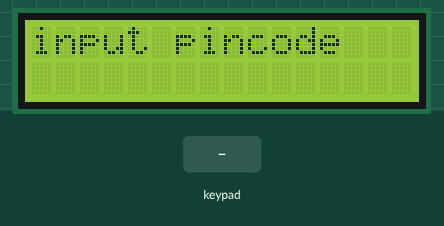
A sketch run on a simulated Arduino Uno, built with avr-gcc and run on an emulated ATmega328P. Shown: 16×2 character LCD. The inputs (shaded band) are chosen by the test bench. What the sketch prints to the serial monitor is not drawn.

Above: at 1.2 s.
1.3 s: keypad keys 4 3 2 # pressed 0.4 s apart
At 3.3 s:
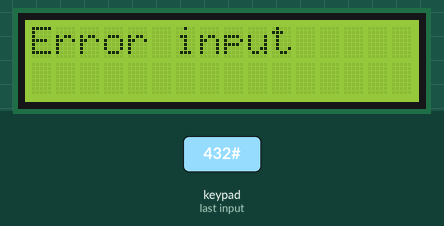
5.9 s: keypad keys 8 7 6 5 # pressed 0.4 s apart
At 7.9 s:
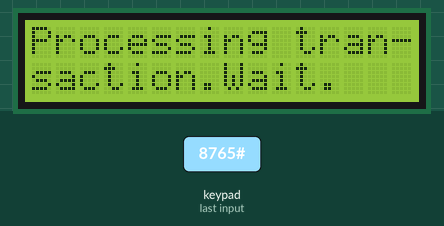
10.9 s: key '1' pressed
At 13.76 s:
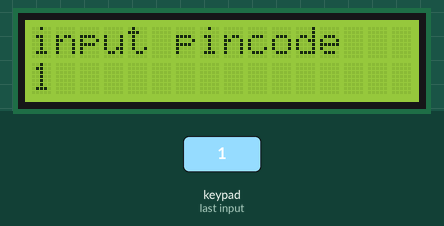
13.9 s: key '2' pressed
At 15.1 s:
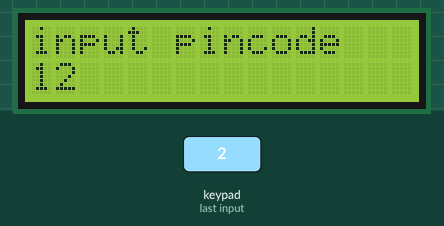
15.4 s: key '#' pressed
At 16.9 s:
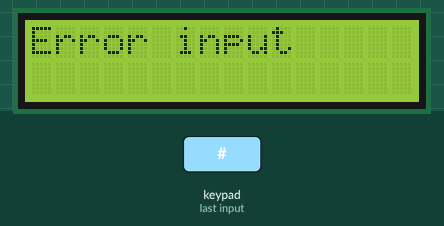
18.4 s: keypad keys 1 3 9 7 # pressed 0.4 s apart
At 20.3 s:
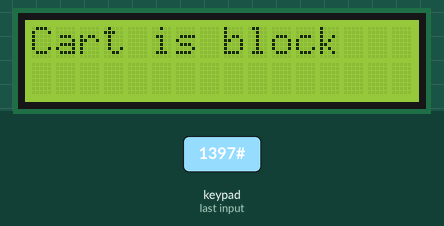
Timing chart, 0 to 21.8 s (numbered marks = the images above; inputs shaded):
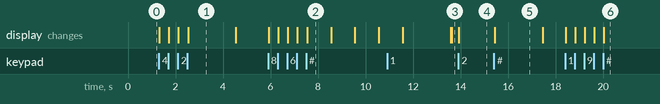

The sketch:

LCD_keyboard.ino
```cpp
#include <Wire.h>
#include <Key.h>
#include <Keypad.h>
#include <LiquidCrystal_I2C.h>

LiquidCrystal_I2C lcd(0x27, 16, 2);

const byte ROWS = 4; // число строк клавиатуры
const byte COLS = 3; // число столбцов клавиатуры

char hexaKeys[ROWS][COLS] = {
      {'1','2','3'},
      {'4','5','6'},
      {'7','8','9'},
      {'*','0','#'}
};

byte rowPins[ROWS] = {8, 7, 6, 5}; // к каким выводам подключаем управление строками
byte colPins[COLS] = {4, 3, 2}; // к каким выводам подключаем управление столбцами

Keypad customKeypad = Keypad(makeKeymap(hexaKeys), rowPins, colPins, ROWS, COLS);

void setup()
{
      Serial.begin(9600);
      lcd.init(); // Инициализируем экран
      lcd.backlight(); //подсветка
      lcd.setCursor(0,0); // устанавливаем курсор на начало первой строки
}

void loop()
{
  static int i = 0;
  static int attemptCounter = 1;
  static String pincodeString = "";
  char customKey = customKeypad.getKey();

  lcd.setCursor(0,0); // устанавливаем курсор на начало первой строки
  lcd.print("input pincode");

  if(customKey)
  {

    if (customKey != 0x23 && customKey != 0x2a) //0x2a = * 0x23 = #
    {
      lcd.setCursor(i, 1); // устанавливаем курсор на начало второй строки
      lcd.print(customKey);
      i++;
      pincodeString += customKey;
    }

    else if (customKey == 0x2a) //удаление символа
    {
      if (i > 0) // проверка на минимальное значение
      {
        i--;
        lcd.setCursor(i, 1); // установка курсора под следующий введенный символ
        lcd.print(" "); // заполнение строки на экране пустотой
        pincodeString.remove(pincodeString.length() - 1); // удаление из буфера последнего символа
      }
    }

    else //при отправки пинкода на сервер
    {
      if (attemptCounter == 3)
      {
        lcd.clear();
        lcd.setCursor(0,0);
        lcd.print("Cart is block");
        delay(2000);
        //блокируем карту на сервере и выдаем сообщение
      }

      else if(pincodeString.length() != 4) //проверка на длину пинкода
      {
        Serial.println(pincodeString.length());
        Serial.println(pincodeString);
        lcd.clear();
        lcd.setCursor(0,0);
        lcd.print("Error input");
        delay(2000);
        i = 0;
        attemptCounter++;
        pincodeString = "";

      }

      else if(5 == 5) //если пинкод прошел
      {

        lcd.clear(); //вывод "Processing trancsaction. Wait"
        lcd.setCursor(0,0);
        lcd.print("Processing tran-");
        lcd.setCursor(0,1);
        lcd.print("saction.Wait");

        for (int j = 0; j < 4; j++) //вывод точек в режиме ожидания
        {
          lcd.print(".");
          delay(1000);
        }

        if(1 == 1) //если есть деньги
        {
          lcd.clear(); //вывод "Payment successful!"
          lcd.setCursor(4,0);
          lcd.print("Payment");
          lcd.setCursor(2,1);
          lcd.print("successful!");
          delay(2000);
          lcd.clear();
        }

        else //если денег нет
        {
          lcd.clear();
          lcd.setCursor(0,0);
          lcd.print("No money");
          delay(2000);
          lcd.clear();
          attemptCounter++;
        }

        i = 0;

      }

      else //если сервер не принял пинкода, повторяем ошибку, увеличиваем счетчик попыток на +1
      {
        attemptCounter++;
      }
    }
  }
}
```

Measured:
- after the input at 1.3 s, the display: first changes at once (image 1 shows a later state)
- after the input at 5.9 s, the display: first changes at once (image 2 shows a later state)
- after the input at 13.9 s, the display: changes at once (image 4)
- after the input at 15.4 s, the display: changes at once (image 5)
- after the input at 18.4 s, the display: first changes at once (image 6 shows a later state)
- what the display in image 1 shows lasts 2.0 s, from 2.5 s to 4.5 s
